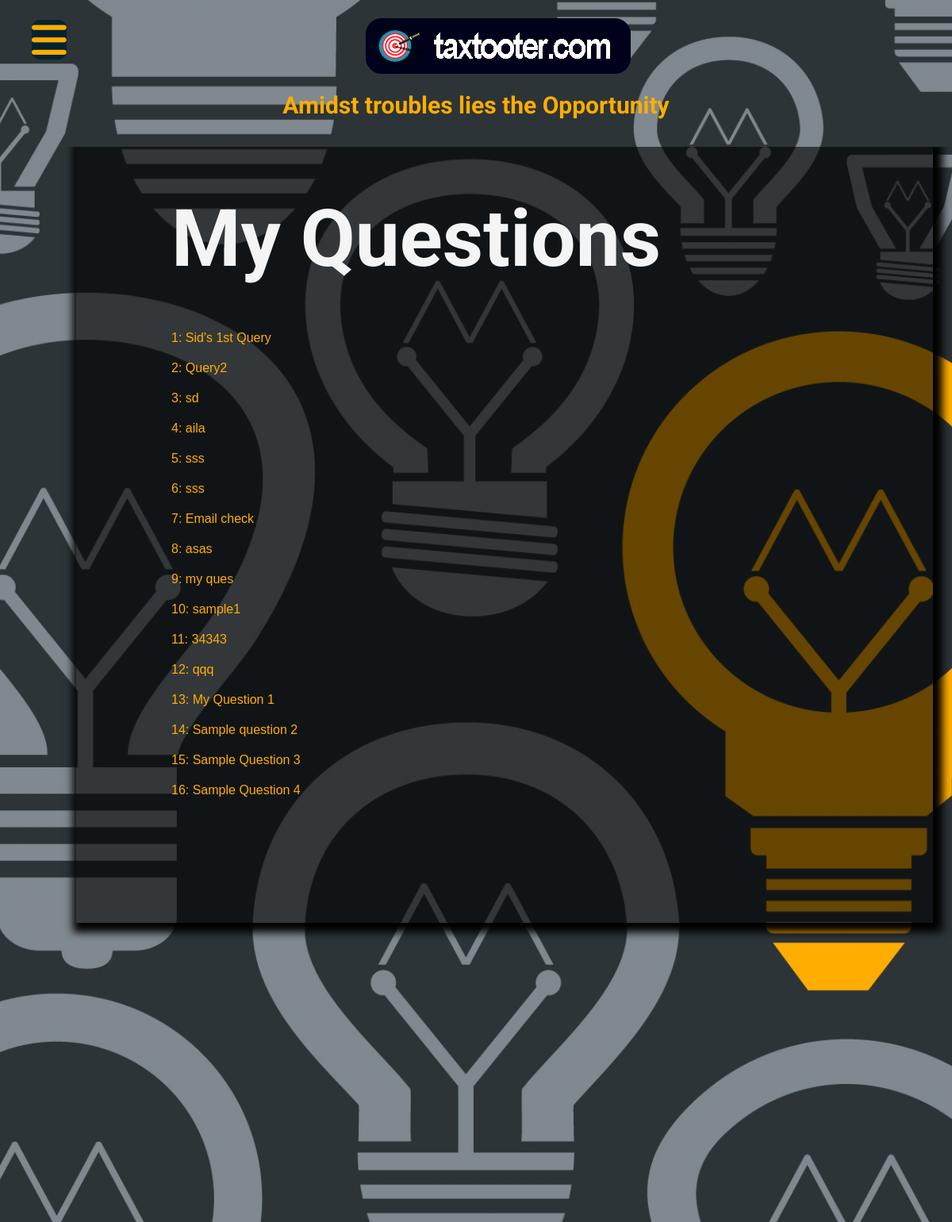
Screenshot of /myquestions (signed in) with the database file from the repository.
### main.py (models this page shows)
class Doubts(db.Model, SerializerMixin):
    __tablename__ = "doubts"
    serialize_rules = ('-subqueries.doubt',)
    id = db.Column(db.Integer, primary_key=True, autoincrement=True)
    userid = db.Column(db.Integer, db.ForeignKey("user.id"))
    userqrynum = db.Column(db.Integer)
    title = db.Column(db.Text)
    query = db.Column(db.Text)
    reply = db.Column(db.Text)
    upload = db.Column(db.Text)
    asked_timestamp = db.Column(db.DateTime, default=datetime.utcnow)
    reply_timestamp = db.Column(db.DateTime)
    subqueries = db.relationship('SubQueries', backref='doubt')

### main.py (the view)
@app.route('/myquestions', methods=['GET', 'POST'])
@login_required
def myquestions():
    if current_user.isAdmin == 1:
        global jsdata
        queries = []
        users = User.query.all()
        for user in users:
            print(user.doubt)
            for dbt in user.doubt:
                queries.append(dbt)
        print(queries)
        print(request.method)
        if request.method == "POST":
            qry = queries[int(jsdata)-1]
            print(qry.reply)
            if qry.reply == "" or qry.reply is None:
                qry.reply = request.form['qry_reply']
                qry.reply_timestamp = datetime.utcnow()
            else:
                subqry = qry.subqueries[len(qry.subqueries)-1]
                subqry.reply = request.form['qry_reply']
                subqry.reply_timestamp = datetime.utcnow()
            db.session.commit()
            usr = User.query.filter_by(id=qry.userid).first()
            subject = "Reply To Query: "+str(qry.title)
            body = str(request.form['qry_reply'])+"\n\nBy Admin"
            send_mail(subject,body,usr.email)
            return redirect(url_for('dashboard'))
        return render_template('adminquestions.html', queries=queries)
    else:
        print(current_user.doubt)
        return render_template('myquestions.html', queries=current_user.doubt)

### main.py (called while the page is built)
@login_manager.user_loader
def load_user(user_id):
    return User.query.get(int(user_id))

@app.context_processor
def loggedn_in_user():
    return dict(logged_in=current_user.is_authenticated)

@app.context_processor
def inject_user():
    return dict(user=current_user)

### templates/myquestions.html (shortened to what this page needs)
{% extends "layout.html" %}
{%block title%}My Questions{%endblock%} {%block stylesheet%} {{super()}}
<link rel="stylesheet" href="{{url_for('.static', filename='myquestions.css')}}">
{%endblock%}
{%block content%}
<body>
    <section>
        <div class="textarea">
            <br>
            <br>
            <br>
            <h3>My Questions</h3>
            <br>
            <br>
            {%for qry in queries%}
            <br>
            <a href="#modal" onclick="clickIt('{{loop.index}}')">{{qry.userqrynum}}: {{qry.title}}</a><br>
            {%endfor%}
            <div class="fulljustify">
            </div>
            <br>
        </div>
    </section>
    {%endblock%}

### templates/layout.html (shortened to what this page needs)
<!DOCTYPE html>
<html lang="en" dir="ltr">
<head>
    {%block stylesheet%}
    <link rel="stylesheet" href="{{url_for('.static', filename='style.css')}}">
    {%endblock%}
</head>
<body>
    {%block sidebar%}
    <label for="check">
    <i class="fas fa-bars" id="btn"></i>
  </label>
        {%endblock%}
    <section>
        <div class="logo">
            <a href="{{url_for('index')}}"><img src="{{url_for('.static', filename='logo.png')}}" alt="Logo Here"></a>
            <br>Amidst troubles lies the Opportunity
            <br>
            <br>
        </div>
        {%block content%}{% endblock %}
    </section>
</body>
</html>

### static/style.css (style rules this page uses)
* { padding: 0 !important; margin: 0 !important; list-style: none; text-decoration: none; }
body { font-family: 'Roboto', sans-serif; }
label #btn, label #cancel { position: absolute; background: #042331; border-radius: 10px; z-index: 9999; cursor: pointer; }
label #btn { left: 40px; top: 25px; font-size: 50px; color: #FFAD01; padding: 6px 50px; transition: all .5s; }
section { background: url("background.png") no-repeat; background-position: center; background-attachment: fixed; background-size: cover; height: 100vh; transition: all .5s; overflow-y: auto !important; }
section .logo img { margin-left: auto !important; margin-right: auto !important; padding-top: 8px !important; }
section .logo { text-align: center !important; color: #FFAD01; margin-left: auto !important; margin-right: auto !important; font-size: 30px; font-weight: bold; }

### static/myquestions.css (style rules this page uses)
.textarea { background-color: rgba(0, 0, 0, 0.6); text-align: justify !important; text-justify: auto !important; margin-left: 8% !important; margin-right: 2% !important; padding-left: 10% !important; padding-right: 10% !important; padding-bottom: 10% !important; box-shadow: 4px 4px 10px 8px black; }
h3 { color: #f4f4f4 !important; font-weight: bold; font-size: 100px; }
a { color: #ffad01; font-size: 16px; font-family: Teko, sans-serif; }
.fulljustify { text-align: justify; }
.fulljustify:after { content: ""; display: inline-block; width: 100%; }

### rows the page displays
Doubts: userqrynum "1", title "Sid's 1st Query"
Doubts: userqrynum "2", title "Query2"
Doubts: userqrynum "3", title "sd"
Doubts: userqrynum "4", title "aila"
Doubts: userqrynum "5", title "sss"
Doubts: userqrynum "6", title "sss"
Doubts: userqrynum "7", title "Email check"
Doubts: userqrynum "8", title "asas"
Doubts: userqrynum "9", title "my ques"
Doubts: userqrynum "10", title "sample1"
Doubts: userqrynum "11", title "34343"
Doubts: userqrynum "12", title "qqq"
Doubts: userqrynum "13", title "My Question 1"
Doubts: userqrynum "14", title "Sample question 2"
Doubts: userqrynum "15", title "Sample Question 3"
Doubts: userqrynum "16", title "Sample Question 4"
